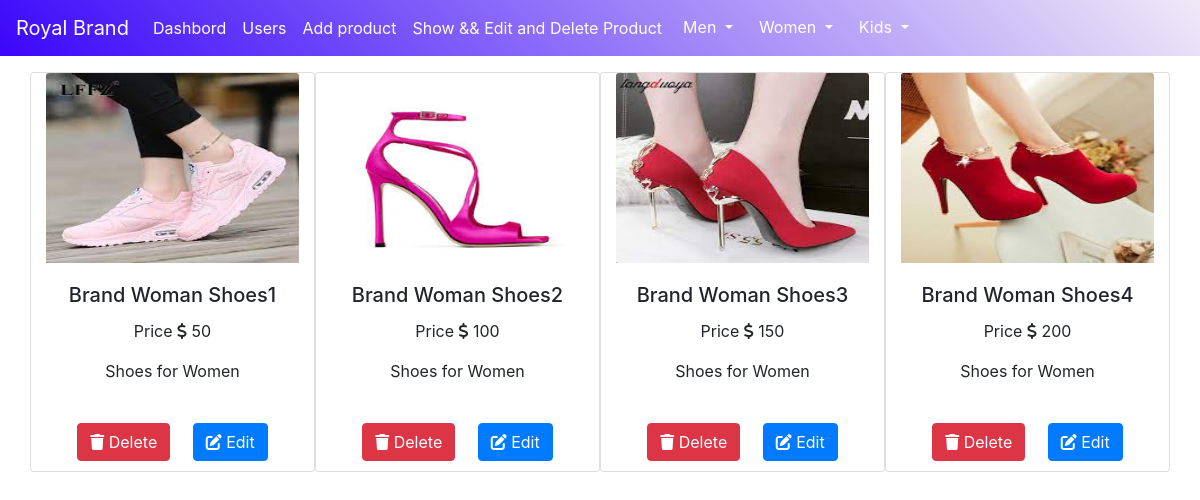
The app's page /admin/women/shoes.php with its own data.
### tables this page shows
CREATE TABLE `getfile` (
  `ID` int(4) NOT NULL,
  `imageName` varchar(255) NOT NULL,
  `imageTmpName` varchar(255) NOT NULL,
  `price` varchar(255) NOT NULL,
  `brand` varchar(50) NOT NULL,
  `image2Name` varchar(255) NOT NULL,
  `image2TmpName` varchar(255) NOT NULL,
  `image3Name` varchar(255) NOT NULL,
  `image3TmpName` varchar(255) NOT NULL,
  `size1` varchar(10) NOT NULL,
  `size2` varchar(10) NOT NULL,
  `size3` varchar(10) NOT NULL,
  `color1` varchar(20) NOT NULL,
  `color2` varchar(20) NOT NULL,
  `color3` varchar(20) NOT NULL,
  `categoryCat` varchar(30) NOT NULL,
  `personName` varchar(20) NOT NULL
);

### admin/women/shoes.php (the view, shortened to what this page needs)
<?php
require '../../db.php';
$selectImage=$database->prepare("SELECT * from getfile Where  categoryCat='Shoes' and personName='Women'");
$selectImage->execute();
?>
<!doctype html>
<html lang="en">
  <head>
    <link rel="stylesheet" href="https://stackpath.bootstrapcdn.com/bootstrap/4.3.1/css/bootstrap.min.css">
</head>
  <body>
  <nav class="navbar navbar-expand-lg navbar-light bg-light " style="background-image:linear-gradient(45deg, #3b06fa 0%, #f0eaf7 100%)">
  <a class="navbar-brand text-white" href="#" >Royal Brand</a>
  <div class="collapse navbar-collapse" id="navbarSupportedContent">
    <ul class="navbar-nav mr-auto">
      <li class="nav-item active">
      <a class="nav-link text-white" href="../dashbord.php">Dashbord </a>
      </li>
      <li class="nav-item">
        <a class="nav-link text-white" href="../Users.php">Users</a>
      </li>
      <li class="nav-item">
        <a class="nav-link text-white" href="../AddProduct.php">Add product</a>
      </li>
      <li class="nav-item">
        <a class="nav-link text-white" href="../edit and delete Product admin.php">Show && Edit and Delete Product</a>
      </li>
      <div class="dropdown">
  <button class="btn dropdown-toggle text-white" type="button" id="dropdownMenuButton2" data-toggle="dropdown" aria-expanded="false">
    Men
  </button>
</div>
<div class="dropdown">
  <button class="btn  dropdown-toggle text-white" type="button" id="dropdownMenuButton1" data-toggle="dropdown" aria-expanded="false">
    Women
  </button>
</div>
<div class="dropdown">
  <button class="btn  dropdown-toggle text-white" type="button" id="dropdownMenuButton" data-toggle="dropdown" aria-expanded="false">
    Kids
  </button>
</div>
    </ul>
  </div>
</nav>
        <div class="container ">
            <div class="row justify-content-center ">
<?php  foreach ($selectImage AS $sql){
     echo '<div class="card col-lg-3 col-md-6 col-sm-12 text-center mt-3 " style="width: 18rem; height:400px;">';
        echo'<img src="../../image/'.$sql['imageName'].'" class="card-img-top " alt="'.$sql["personName"].$sql["imageName"].'" height="190px" width="100%">';
        echo'<div class="card-body " >';
            echo'<h5 class="card-title">Brand '.$sql['brand'].'</h5>';
            echo'<p class="card-text">Price '.'<i class="fas fa-dollar-sign"></i> '.$sql['price'].'</p>';
            echo'<p class="card-text"> '.$sql['categoryCat'].' for '.$sql['personName'].'</p>';
        echo'</div>';
       echo' <form  method="get">';
        echo'<div class="card-body d-flex justify-content-around  mb-5" >';
        echo'<button type="submit" name="remove" value="'.$sql['ID'].'" class="btn btn-danger"><i class="fas fa-trash"></i> Delete</button>';
        echo'<a type="button" class="btn btn-primary text-white"  name="edit"  href="../edit product.php?getId='.$sql['ID'].'"><i class="fas fa-edit"></i> Edit</a>';
        echo'</div>';
        echo'</div>';
}
?>
            </div>
        </div>
  </body>
</html>

### records on screen
getfile: imageName (picture), brand "Woman Shoes1", price "50", categoryCat "Shoes", personName "Women", $sql['ID'] 114 (drawn)
getfile: imageName (picture), brand "Woman Shoes2", price "100", categoryCat "Shoes", personName "Women", $sql['ID'] 115 (drawn)
getfile: imageName (picture), brand "Woman Shoes3", price "150", categoryCat "Shoes", personName "Women", $sql['ID'] 116 (drawn)
getfile: imageName (picture), brand "Woman Shoes4", price "200", categoryCat "Shoes", personName "Women", $sql['ID'] 117 (drawn)
